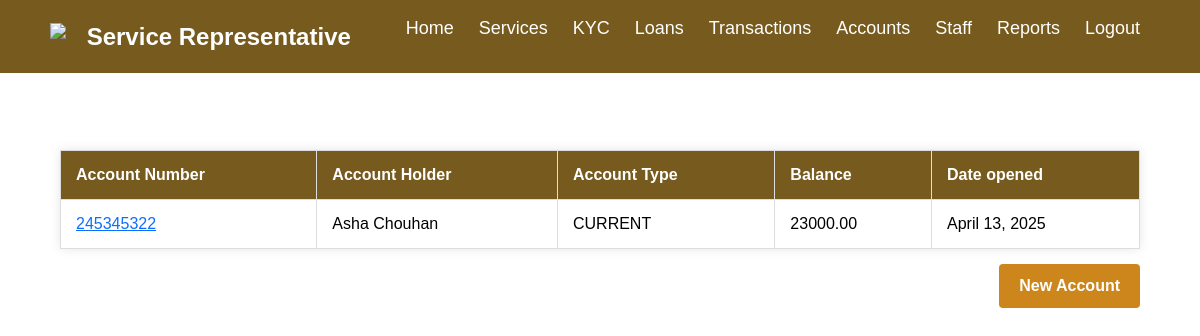
The page /accounts/accounts_list/ on the database as committed earlier.
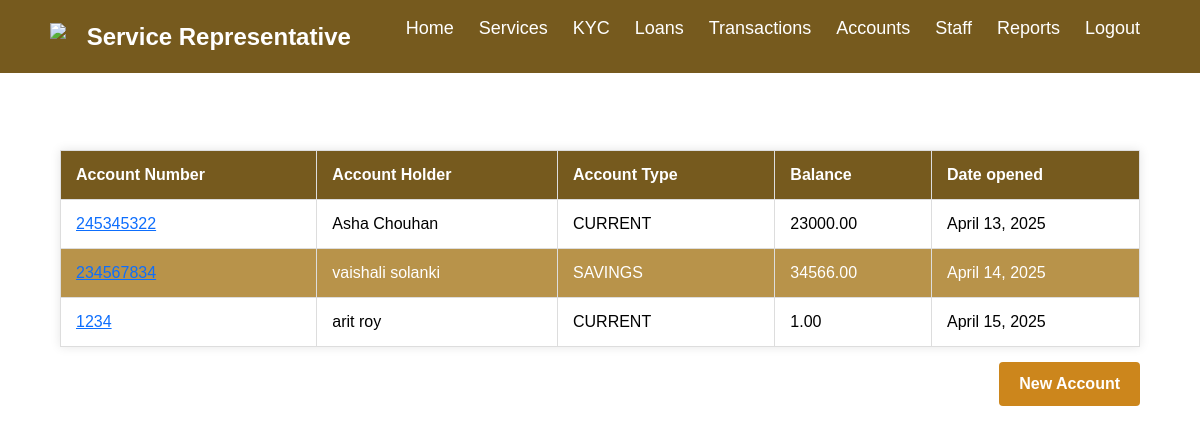
The same page on the database as committed later.
### accounts/models.py (models this page shows)
class Accounts(models.Model):
    ACCOUNT_TYPES= [
        ('SAVINGS', 'Savings'),
        ('CURRENT', 'Current'),
        ('FIXED', 'Fixed Deposit'),
    ]
    account_no = models.IntegerField(unique=True)
    account_type = models.CharField(max_length=12,choices=ACCOUNT_TYPES)
    account_holder = models.ForeignKey(Customer, on_delete=models.CASCADE, related_name='accounts')
    branch_name = models.CharField(max_length=20)
    ifsc_code = models.CharField(max_length=10)
    balance = models.DecimalField(max_digits=19,decimal_places=2)
    date_opened = models.DateField(auto_now_add=True)

class Customer(models.Model):
    GENDER_CHOICES = [
        ('M', 'Male'),
        ('F', 'Female'),
        ('O', 'Other'),
    ]
    full_name = models.CharField(max_length=100)
    email = models.EmailField(unique=True)
    phone_number = models.CharField(max_length=15)
    address = models.TextField()
    dob = models.DateField()
    gender = models.CharField(max_length=10, choices=GENDER_CHOICES)
    pan_card = models.CharField(max_length=10)
    aadhaar_number = models.CharField(max_length=12, blank=True, null=True)
    profile = models.ImageField(upload_to='images/')
    def __str__(self):
        return self.full_name

### accounts/views.py (the view)
# urls.py: path('accounts_list/',views.AccountListView.as_view(),name='accounts_list'),
class AccountListView(generic.ListView):
    model = Accounts
    context_object_name = "accounts"
    template_name = "accounts/accounts_list.html"

### accounts/templates/accounts/accounts_list.html (shortened to what this page needs)
{% extends "users/manager_dashboard.html" %}
{% load static%}
{% block logo%}
    Service Representative
{% endblock logo%}
{% block extracss%}<link rel="stylesheet" href="{% static 'accounts/css/style1.css' %}">{% endblock extracss%}
{% block content%}
<table>
        <tr>
           <th>Account Number</th>
           <th>Account Holder</th>
           <th>Account Type</th>
           <th>Balance</th>
           <th>Date opened</th>
        </tr>
        {% for account in accounts %}
            <tr>
            <td>
                <a href="/accounts/{{account.id}}/detail/" onMouseOver="this.style.color='red'" onMouseOut="this.style.color='blue'">{{account.account_no}}</a>
            </td>
            <td>
                {{account.account_holder}}
            </td>
            <td>
                {{account.account_type}}
            </td>
            <td>
                {{account.balance}}
            </td>
            <td>
                {{account.date_opened}}
            </td>
            </tr>
        {% endfor %}
</table>
<div class="button-container">
    <button><a href="/accounts/accounts_form/">New Account</a></button>
</div>
{% endblock content%}

Rows that differ between the two databases and show on the page:
added Accounts: account_no "234567834", account_holder "vaishali solanki", account_type "SAVINGS", balance "34566.00", date_opened "April 14, 2025"
added Accounts: account_no "1234", account_holder "arit roy", account_type "CURRENT", balance "1.00", date_opened "April 15, 2025"
